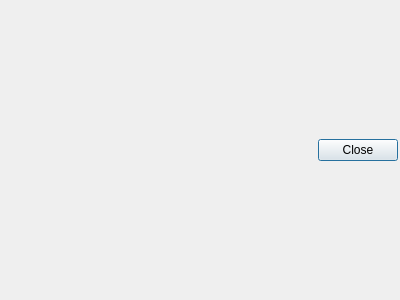
<?xml version="1.0" encoding="UTF-8"?>
<ui version="4.0">
 <class>AdditionalUIDialog</class>
 <widget class="QDialog" name="AdditionalUIDialog">
  <property name="geometry">
   <rect>
    <x>0</x>
    <y>0</y>
    <width>400</width>
    <height>300</height>
   </rect>
  </property>
  <property name="windowTitle">
   <string>Dialog</string>
  </property>
  <layout class="QVBoxLayout" name="verticalLayout">
   <property name="spacing">
    <number>1</number>
   </property>
   <property name="leftMargin">
    <number>2</number>
   </property>
   <property name="topMargin">
    <number>2</number>
   </property>
   <property name="rightMargin">
    <number>2</number>
   </property>
   <property name="bottomMargin">
    <number>2</number>
   </property>
   <item>
    <widget class="QDialogButtonBox" name="buttonBox">
     <property name="orientation">
      <enum>Qt::Horizontal</enum>
     </property>
     <property name="standardButtons">
      <set>QDialogButtonBox::Close</set>
     </property>
    </widget>
   </item>
  </layout>
 </widget>
 <resources/>
 <connections>
  <connection>
   <sender>buttonBox</sender>
   <signal>accepted()</signal>
   <receiver>AdditionalUIDialog</receiver>
   <slot>accept()</slot>
   <hints>
    <hint type="sourcelabel">
     <x>248</x>
     <y>254</y>
    </hint>
    <hint type="destinationlabel">
     <x>157</x>
     <y>274</y>
    </hint>
   </hints>
  </connection>
  <connection>
   <sender>buttonBox</sender>
   <signal>rejected()</signal>
   <receiver>AdditionalUIDialog</receiver>
   <slot>reject()</slot>
   <hints>
    <hint type="sourcelabel">
     <x>316</x>
     <y>260</y>
    </hint>
    <hint type="destinationlabel">
     <x>286</x>
     <y>274</y>
    </hint>
   </hints>
  </connection>
 </connections>
</ui>
